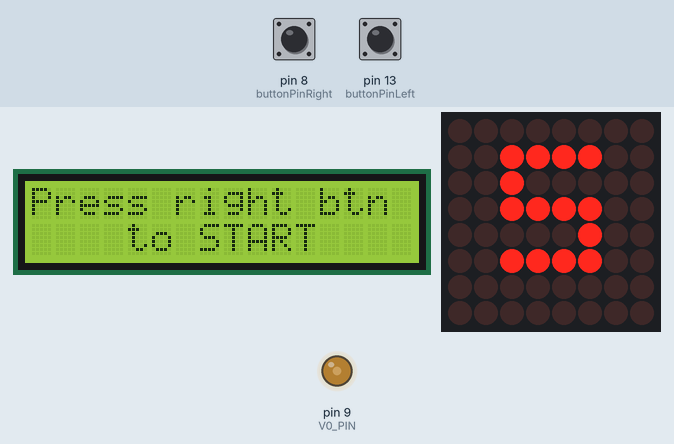
The sketch below on a simulated Arduino Uno, built with avr-gcc and run on an emulated ATmega328P. On the bench: 16×2 character LCD, 8×8 LED matrix, output pins drawn as LEDs (lit = HIGH). The test bench sets the inputs (shaded band); at power-on: pin 8 (buttonPinRight) LOW, pin 13 (buttonPinLeft) LOW. Random numbers use the default seed unless the sketch sets one; EEPROM starts erased.

Above: at 1.2 s.
1.3 s: pin 8 (buttonPinRight) pulled HIGH for 1 s
At 3.1 s:
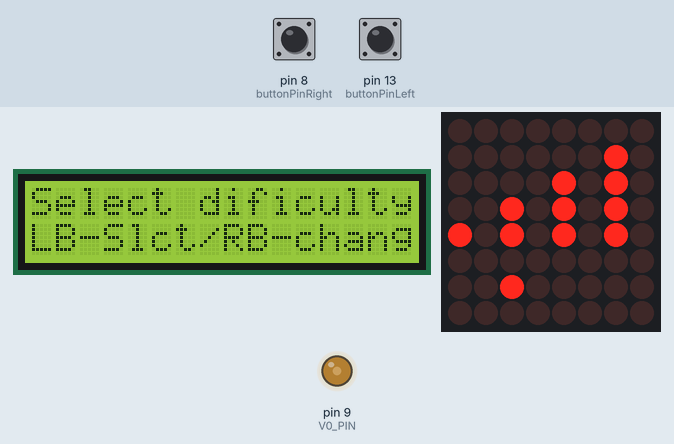
3.8 s: pin 13 (buttonPinLeft) pulled HIGH for 0.15 s
At 4.2 s:
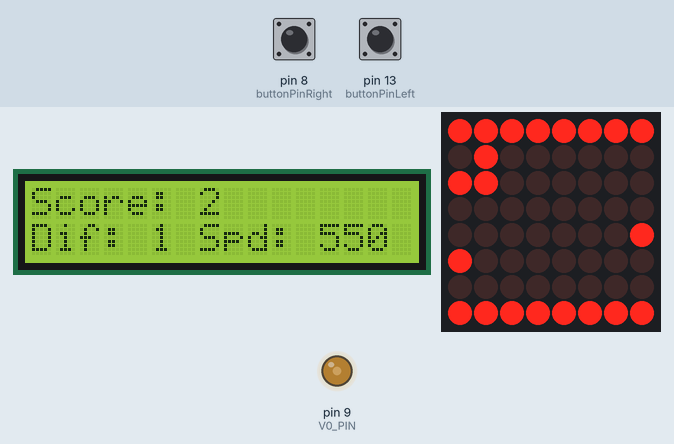
5.8 s: pin 8 (buttonPinRight) pulled HIGH for 3.2 s
At 6.3 s:
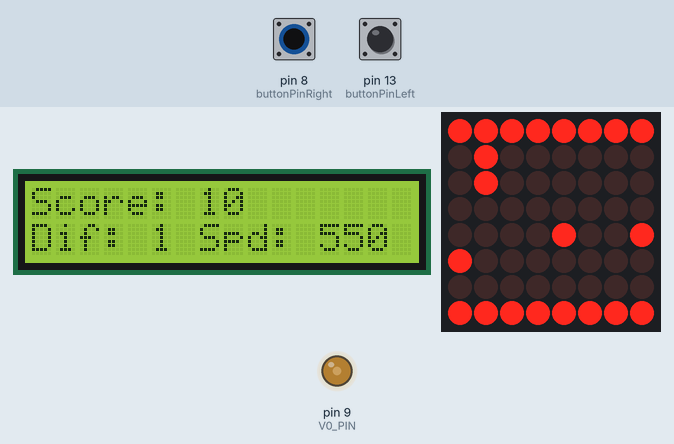
10.5 s: pin 13 (buttonPinLeft) pulled HIGH for 1 s
At 11.5 s:
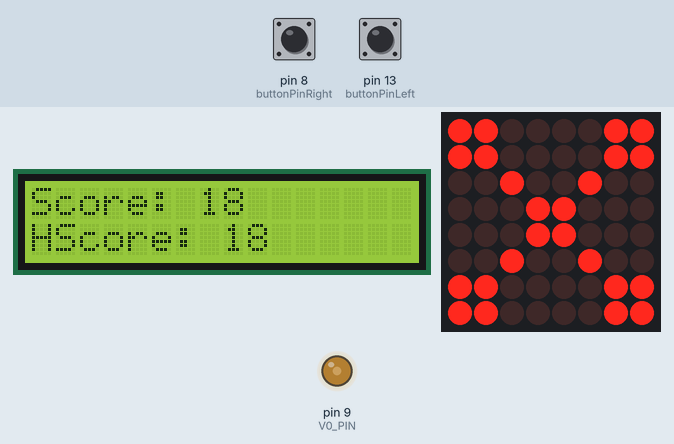
14.5 s: pin 13 (buttonPinLeft) pulled HIGH for 3.2 s
20.7 s: pin 8 (buttonPinRight) pulled HIGH for 0.15 s
At 21.3 s:
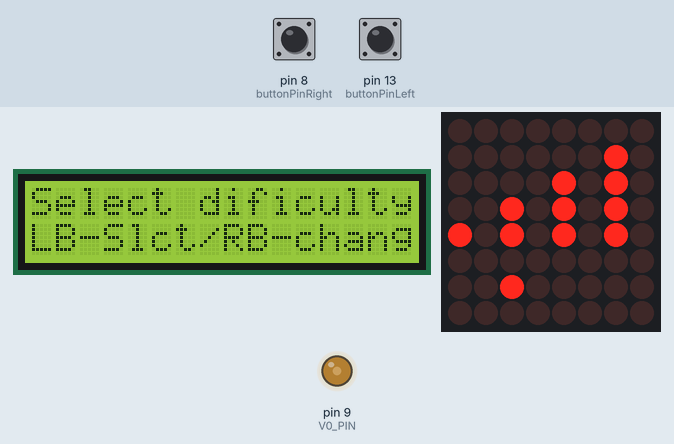
Timing chart, 0 to 23.3 s (numbered marks = the images above; inputs shaded):
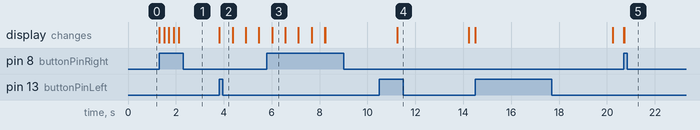

The sketch:

magneball-v2.0.ino
```cpp
#include "LedControl.h" //  need the library
#include <LiquidCrystal.h>
#include <EEPROM.h>

LedControl lc = LedControl(12, 11, 10, 1); //DIN, CLK, LOAD, No. DRIVER
LiquidCrystal lcd(2, 3, 4, 5, 6, 7);

#define LEFT 0
#define RIGHT 1
#define V0_PIN 9 //replace potentiometer

const int buttonPinRight = 8;
const int buttonPinLeft = 13;

unsigned long dificultyUpdate = 0; //for selectDificulty
unsigned long lastUpdate = 0; //for movement
unsigned long endUpdate = 0; //for final text

String clearLcd = "                "; //replace lcd.clear()

int dificultyDelay = 200; //for selectDificulty
int mode = 0;  //switch loop
int delayTime; //ball speed
int ballCol = 0; //column coordinate of the ball
int ballRow = 1; //row coordinate of the ball
int ballDirection = 1; //1 for right, 0 for left
int upDown = 0; //ball vertical direction
int collected = 0; //point collected
int pointCol = random(1, 6);
int pointRow = random(2, 6);
int obstacleLeft = random(1, 6);
int obstacleRight = random(1, 6);
int score;
int obstacles; //on/off for obstacles - depends on dificulty
int dificulty; //level of dificulty
int stopText = 0; //stops overwriting the same text on lcd
int stopRepeat = 0; //stops unnecesary execution of some draw functions - in loop
int loadDelay = 3000; //final messages delay
int increaseSpeed = 1; //divides score to see if speed must pe raised
int highscoreAddress = 0; //eeprom highscore address

//resets global vars after hitting play again
void setResetVars() {
  delayTime = 400;
  ballCol = 0;
  ballRow = 1;
  ballDirection = 1;
  upDown = 0;
  lastUpdate = 0;
  collected = 0;
  pointCol = random(1, 6);
  pointRow = random(2, 6);
  obstacleLeft = random(1, 6);
  obstacleRight = random(1, 6);
  score = 0;
  stopText = 0;
}

//draws the 2 horizontal lines - up and down
void electromagnets () {
  for (int i = 0; i < 8; i++) {
    lc.setLed(0, 0, i, true);
    lc.setLed(0, 7, i, true);
  }
}

void moveRight() {
  ballRow -= upDown;
  lc.setLed(0, ballRow + upDown, ballCol - 1, false);
  lc.setLed(0, ballRow + upDown, ballCol + 1, false);
  lc.setLed(0, ballRow + upDown, ballCol, false);
  endGame();
  lc.setLed(0, ballRow, ballCol, true);
  if (ballRow == pointRow && ballCol == pointCol || ballRow == pointRow - 1 && ballCol == pointCol) {
    collected = 1;
  }
  ballCol++;
}

void moveLeft() {
  ballRow -= upDown;
  lc.setLed(0, ballRow + upDown, ballCol + 1, false);
  lc.setLed(0, ballRow + upDown, ballCol - 1, false);
  lc.setLed(0, ballRow + upDown, ballCol, false);
  endGame();
  lc.setLed(0, ballRow, ballCol, true);
  if (ballRow == pointRow && ballCol == pointCol || ballRow == pointRow - 1 && ballCol == pointCol) {
    collected = 1;
  }
  ballCol--;
}

void getDirection() {
  if (ballCol == 7) {
    ballDirection = LEFT;
  }
  if (ballCol == 0) {
    ballDirection = RIGHT;
  }
}

void endGame() {
  if (ballRow == 0 || ballRow == 7) {
    mode++;
  }
  if (ballRow == obstacleLeft && ballCol == 0 && dificulty != 0 || ballRow == obstacleRight && ballCol == 7 && dificulty != 0) {
    mode++;
  }
}

//generates random bonus points
void bonusPoint() {
  int tempPointCol = pointCol;
  int tempPointRow = pointRow;
  if (collected == 0) {
    lc.setLed(0, pointRow, pointCol, true);
    lc.setLed(0, pointRow - 1, pointCol, true);
  } else {
    score += 10;
    lc.setLed(0, pointRow, pointCol, false);
    lc.setLed(0, pointRow - 1, pointCol, false);
    while(tempPointCol == pointCol && tempPointRow == pointRow) { //stops generating 2 consecutive points in the same spot
      pointCol = random(2, 6);
      pointRow = random(2, 6);
    }
    collected = 0;
  }
}

void printScoreAndDificulty() {
  lcd.setCursor(7, 0);
  lcd.print(score);
  lcd.setCursor(5, 1);
  lcd.print(dificulty);
  lcd.setCursor(12, 1);
  lcd.print(delayTime);
}

//generates random obstacles on the left and right vertical lines
void drawObstacle() {
  if (ballCol == 7 && ballDirection == RIGHT) {
    lc.setLed(0, obstacleLeft, 0, false);
    obstacleLeft = random(1, 6);
  }
  lc.setLed(0, obstacleLeft, 0, true);
  if (ballCol == 0 && ballDirection == LEFT) {
    lc.setLed(0, obstacleRight, 7, false);
    obstacleRight = random(1, 6);
  }
  lc.setLed(0, obstacleRight, 7, true);
}

//controls the movement of the ball - calls some functions: chesck direction, increase speed, draws obstacles, score, move right - left
void movement() {
  if (score / (increaseSpeed * 100) >= 1 && delayTime > 150) {
    delayTime -= 25;
    increaseSpeed++;
  }
  if (obstacles == 1) {
    drawObstacle();
  }
  getDirection();
  bonusPoint();
  if (digitalRead(buttonPinRight) == HIGH) {
   upDown = 1;
  } else {
    upDown = -1;
  }
  if ((millis() - lastUpdate) >= delayTime) {
    lastUpdate = millis();
    if (ballDirection == RIGHT) {
      moveRight();
      score += dificulty;
      score++;
    } else {
      moveLeft();
      score += dificulty;
      score++;
    }
    upDown = -1;
    printScoreAndDificulty();
  }
}

void drawX() {
  lc.clearDisplay(0);
  lc.setLed(0, 1, 0, true);
  lc.setLed(0, 0, 1, true);
  lc.setLed(0, 0, 6, true);
  lc.setLed(0, 1, 7, true);
  lc.setLed(0, 6, 0, true);
  lc.setLed(0, 7, 1, true);
  lc.setLed(0, 7, 6, true);
  lc.setLed(0, 6, 7, true);
  for (int i = 0; i < 8; i++) {
    lc.setLed(0, i, i, true);
  }
  int j = 7;
  for (int i = 0; i < 8; i++) {
    lc.setLed(0, i, j, true);
    j--;
  }
}

void drawS() {
  lc.setLed(0, 1, 2, true);
  lc.setLed(0, 1, 3, true);
  lc.setLed(0, 1, 4, true);
  lc.setLed(0, 1, 5, true);
  lc.setLed(0, 3, 2, true);
  lc.setLed(0, 3, 3, true);
  lc.setLed(0, 3, 4, true);
  lc.setLed(0, 3, 5, true);
  lc.setLed(0, 5, 2, true);
  lc.setLed(0, 5, 3, true);
  lc.setLed(0, 5, 4, true);
  lc.setLed(0, 5, 5, true);
  lc.setLed(0, 2, 2, true);
  lc.setLed(0, 4, 5, true);
}

void setDificulty() {
  homemadeClearLcd();
  lcd.setCursor(0, 0);
  lcd.print("Select dificulty!");
  lcd.setCursor(0, 1);
  lcd.print("LB-Slct/RB-change");
  lc.setLed(0, 4, 0, true);
  lc.setLed(0, 4, 2, true);
  lc.setLed(0, 4, 4, true);
  lc.setLed(0, 4, 6, true);
  lc.setLed(0, 3, 2, true);
  lc.setLed(0, 3, 4, true);
  lc.setLed(0, 3, 6, true);
  lc.setLed(0, 2, 4, true);
  lc.setLed(0, 2, 6, true);
  lc.setLed(0, 1, 6, true);
  int i = 0;
  lc.setLed(0, 6, i, true);
  //improvised debounce :)
  while (digitalRead(buttonPinLeft) != HIGH) {
    if ((millis() - dificultyUpdate) >= dificultyDelay) {
      lc.setLed(0, 6, i, false);
      dificultyUpdate = millis();
      if (digitalRead(buttonPinRight) == HIGH) {
        i += 2; //moves the point for selecting the dificulty
      }
      if(i == 8) {
        i = 0;
      }
      lc.setLed(0, 6, i, true);
    }
  }
  //after selecting the dificulty the parameters are set
  switch (i){
    case 0:
      obstacles = 0;
      delayTime = 550;
      dificulty = 0;
    break;
    case 2:
      obstacles = 1;
      delayTime = 550;
      dificulty = 1;
    break;
    case 4:
      obstacles = 1;
      delayTime = 400;
      dificulty = 2;
    break;
    case 6:
      obstacles = 1;
      delayTime = 250;
      dificulty = 3;
    break;
  }
  mode++;
  lc.clearDisplay(0);
  electromagnets ();
}

//after a mistake shows game over
void endText() {
  int artificialDelay = 2;
  homemadeClearLcd();
  lcd.setCursor(3, 0);
  lcd.print("GAME OVER");
  lcd.setCursor(2, 1);
  lcd.print("PLEASE WAIT");
  while (artificialDelay > 0) {
    if ((millis() - endUpdate) >= loadDelay) {
      endUpdate = millis();
      artificialDelay--;
    }
  }
}

//function for reading a long number from eeprom (not mine) - https://playground.arduino.cc/Code/EEPROMReadWriteLong
long eepromReadlong(long address) {
  //Read the 4 bytes from the eeprom memory.
  long four = EEPROM.read(address);
  long three = EEPROM.read(address + 1);
  long two = EEPROM.read(address + 2);
  long one = EEPROM.read(address + 3);
  //Return the recomposed long by using bitshift.
  return ((four << 0) & 0xFF) + ((three << 8) & 0xFFFF) + ((two << 16) & 0xFFFFFF) + ((one << 24) & 0xFFFFFFFF);
}

//function for reading a long number in eeprom (not mine) - https://playground.arduino.cc/Code/EEPROMReadWriteLong
void eepromWritelong(int address, long value) {
  //Decomposition from a long to 4 bytes by using bitshift.
  //One = Most significant -> Four = Least significant byte
  byte four = (value & 0xFF);
  byte three = ((value >> 8) & 0xFF);
  byte two = ((value >> 16) & 0xFF);
  byte one = ((value >> 24) & 0xFF);
  //Write the 4 bytes into the eeprom memory.
  EEPROM.write(address, four);
  EEPROM.write(address + 1, three);
  EEPROM.write(address + 2, two);
  EEPROM.write(address + 3, one);
}

//if the show score button is selected, also saves the highscore if that's the case
void showScore() {
  if (score > (eepromReadlong(highscoreAddress))) {
    eepromWritelong(highscoreAddress, score);
  }
  homemadeClearLcd();
  lcd.setCursor(0, 0);
  lcd.print("Score: ");
  lcd.setCursor(7, 0);
  lcd.print(score);
  lcd.setCursor(0, 1);
  lcd.print("HScore: ");
  lcd.setCursor(8, 1);
  lcd.print(eepromReadlong(highscoreAddress));
}

//i had some problems with lcd.clear() so i've improvised this
void homemadeClearLcd() {
  lcd.setCursor(0, 0);
  lcd.print(clearLcd);
  lcd.setCursor(0, 1);
  lcd.print(clearLcd);
}

void setup() {
  // the zero refers to the MAX7219 number, it is zero for 1 chip
  lc.shutdown(0, false); // turn off power saving, enables display
  lc.setIntensity(0, 0); // sets brightness (0~15 possible values)
  pinMode(buttonPinRight, INPUT);
  pinMode(buttonPinLeft, INPUT);
  pinMode(V0_PIN, OUTPUT);
  analogWrite(V0_PIN, 90); //instead of using a potentiometer
  //Serial.begin(9600);
  lcd.begin(16, 2);
}

void loop() {
  switch (mode) {
    case 0: //start
    //stopRepeat is blocking the recall of the functions if the button is not pressed yet
    if(stopRepeat == 0) {
      setResetVars();
      homemadeClearLcd();
      lcd.setCursor(0, 0);
      lcd.print("Press right btn");
      lcd.setCursor(4, 1);
      lcd.print("to START");
      drawS();
      stopRepeat = 1;
    }
      if (digitalRead(buttonPinRight) == HIGH) {
        lc.clearDisplay(0);
        mode++;
        stopRepeat = 0;
      }
    break;
    case 1: //dificulty selection
      setDificulty();
      homemadeClearLcd();
      lcd.setCursor(0, 0);
      lcd.print("Score: ");
      lcd.setCursor(7, 0);
      lcd.print(score);
      lcd.setCursor(0, 1);
      lcd.print("Dif: ");
      lcd.setCursor(5, 1);
      lcd.print(dificulty);
      lcd.setCursor(7, 1);
      lcd.print("Spd: ");
      lcd.setCursor(12, 1);
      lcd.print(delayTime);
    break;
    case 2: //the game itself
        movement();
    break;
    case 3: //after a mistake is made it shows game over, after a delay you can select to see your score or you can play again
      if(stopText == 0) {
        drawX();
        endText();
        stopText = 1;
      }
      if(stopRepeat == 0) {
        homemadeClearLcd();
        lcd.setCursor(0, 0);
        lcd.print("LB - Score");
        lcd.setCursor(0, 1);
        lcd.print("RB - Play again");
        stopRepeat = 1;
      }
      if (digitalRead(buttonPinRight) == HIGH) {
        lc.clearDisplay(0);
        mode = 0;
        stopRepeat = 0;
      }
      if (digitalRead(buttonPinLeft) == HIGH) {
        showScore();
        int artificialDelay = 1;
        while (artificialDelay > 0) {
          if ((millis() - endUpdate) >= loadDelay) {
            endUpdate = millis();
            artificialDelay--;
          }
        }
        stopRepeat = 0;
      }
    break;
    }
}
```

Measured:
- after the input at 1.3 s, the display: first changes at once (image 1 shows a later state)
- after the input at 3.8 s, the display: first changes at once (image 2 shows a later state)
- after the input at 20.7 s, the display: first changes at once (image 5 shows a later state)
- what the display in image 3 shows lasts 0.6 s, from 6.0 s to 6.6 s
